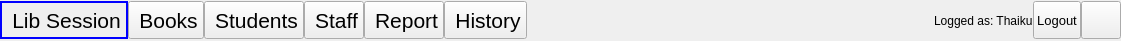
     <widget class="QWidget" name="menuBar" native="true">
      <property name="sizePolicy">
       <sizepolicy hsizetype="Expanding" vsizetype="Expanding">
        <horstretch>0</horstretch>
        <verstretch>0</verstretch>
       </sizepolicy>
      </property>
      <property name="maximumSize">
       <size>
        <width>2000</width>
        <height>41</height>
       </size>
      </property>
      <property name="autoFillBackground">
       <bool>false</bool>
      </property>
      <property name="styleSheet">
       <string notr="true">#menuBar {
	margin: 0px;
}

#menuBar QPushButton{
	margin:0px;
}</string>
      </property>
      <layout class="QHBoxLayout" name="horizontalLayout" stretch="0,0,0,0,0,0,0,0,0,0">
       <property name="spacing">
        <number>0</number>
       </property>
       <property name="leftMargin">
        <number>0</number>
       </property>
       <property name="topMargin">
        <number>0</number>
       </property>
       <property name="rightMargin">
        <number>0</number>
       </property>
       <property name="bottomMargin">
        <number>0</number>
       </property>
       <item>
        <widget class="QPushButton" name="btnLibSession">
         <property name="sizePolicy">
          <sizepolicy hsizetype="Expanding" vsizetype="Expanding">
           <horstretch>0</horstretch>
           <verstretch>0</verstretch>
          </sizepolicy>
         </property>
         <property name="maximumSize">
          <size>
           <width>200</width>
           <height>38</height>
          </size>
         </property>
         <property name="font">
          <font>
           <pointsize>16</pointsize>
          </font>
         </property>
         <property name="autoFillBackground">
          <bool>false</bool>
         </property>
         <property name="styleSheet">
          <string notr="true">padding-left:10px;
border:2px solid blue;
padding-right:5px;</string>
         </property>
         <property name="text">
          <string>Lib Session</string>
         </property>
         <property name="icon">
          <iconset theme="icon.jpg">
           <normaloff>../../../../../.designer/backup</normaloff>../../../../../.designer/backup</iconset>
         </property>
         <property name="autoDefault">
          <bool>true</bool>
         </property>
        </widget>
       </item>
       <item>
        <widget class="QPushButton" name="btnBooks">
         <property name="sizePolicy">
          <sizepolicy hsizetype="Expanding" vsizetype="Expanding">
           <horstretch>0</horstretch>
           <verstretch>0</verstretch>
          </sizepolicy>
         </property>
         <property name="maximumSize">
          <size>
           <width>200</width>
           <height>38</height>
          </size>
         </property>
         <property name="font">
          <font>
           <pointsize>16</pointsize>
          </font>
         </property>
         <property name="autoFillBackground">
          <bool>false</bool>
         </property>
         <property name="styleSheet">
          <string notr="true">padding-left:10px;
padding-right:5px;</string>
         </property>
         <property name="text">
          <string>Books</string>
         </property>
         <property name="autoDefault">
          <bool>false</bool>
         </property>
        </widget>
       </item>
       <item>
        <widget class="QPushButton" name="btnStudents">
         <property name="sizePolicy">
          <sizepolicy hsizetype="Expanding" vsizetype="Ignored">
           <horstretch>0</horstretch>
           <verstretch>0</verstretch>
          </sizepolicy>
         </property>
         <property name="maximumSize">
          <size>
           <width>200</width>
           <height>38</height>
          </size>
         </property>
         <property name="font">
          <font>
           <pointsize>16</pointsize>
          </font>
         </property>
         <property name="autoFillBackground">
          <bool>false</bool>
         </property>
         <property name="styleSheet">
          <string notr="true">padding-left:10px;
padding-right:5px;</string>
         </property>
         <property name="text">
          <string>Students</string>
         </property>
         <property name="autoDefault">
          <bool>false</bool>
         </property>
        </widget>
       </item>
       <item>
        <widget class="QPushButton" name="btnStaff">
         <property name="sizePolicy">
          <sizepolicy hsizetype="Expanding" vsizetype="Fixed">
           <horstretch>0</horstretch>
           <verstretch>0</verstretch>
          </sizepolicy>
         </property>
         <property name="maximumSize">
          <size>
           <width>200</width>
           <height>38</height>
          </size>
         </property>
         <property name="font">
          <font>
           <pointsize>16</pointsize>
          </font>
         </property>
         <property name="autoFillBackground">
          <bool>false</bool>
         </property>
         <property name="styleSheet">
          <string notr="true">padding-left:10px;
padding-right:5px;</string>
         </property>
         <property name="text">
          <string>Staff</string>
         </property>
         <property name="autoDefault">
          <bool>false</bool>
         </property>
        </widget>
       </item>
       <item>
        <widget class="QPushButton" name="btnReport">
         <property name="sizePolicy">
          <sizepolicy hsizetype="Expanding" vsizetype="Fixed">
           <horstretch>0</horstretch>
           <verstretch>0</verstretch>
          </sizepolicy>
         </property>
         <property name="maximumSize">
          <size>
           <width>200</width>
           <height>38</height>
          </size>
         </property>
         <property name="font">
          <font>
           <pointsize>16</pointsize>
          </font>
         </property>
         <property name="autoFillBackground">
          <bool>false</bool>
         </property>
         <property name="styleSheet">
          <string notr="true">padding-left:10px;
padding-right:5px;</string>
         </property>
         <property name="text">
          <string>Report</string>
         </property>
         <property name="icon">
          <iconset>
           <normalon>:/images/statistics.png</normalon>
          </iconset>
         </property>
         <property name="iconSize">
          <size>
           <width>24</width>
           <height>24</height>
          </size>
         </property>
         <property name="autoDefault">
          <bool>false</bool>
         </property>
        </widget>
       </item>
       <item>
        <widget class="QPushButton" name="btnHistory">
         <property name="sizePolicy">
          <sizepolicy hsizetype="Expanding" vsizetype="Fixed">
           <horstretch>0</horstretch>
           <verstretch>0</verstretch>
          </sizepolicy>
         </property>
         <property name="maximumSize">
          <size>
           <width>200</width>
           <height>38</height>
          </size>
         </property>
         <property name="font">
          <font>
           <pointsize>16</pointsize>
          </font>
         </property>
         <property name="autoFillBackground">
          <bool>false</bool>
         </property>
         <property name="styleSheet">
          <string notr="true">padding-left:10px;
padding-right:5px;</string>
         </property>
         <property name="text">
          <string>History</string>
         </property>
         <property name="icon">
          <iconset>
           <normalon>:/images/ancient-scroll.png</normalon>
          </iconset>
         </property>
         <property name="iconSize">
          <size>
           <width>24</width>
           <height>24</height>
          </size>
         </property>
         <property name="autoDefault">
          <bool>false</bool>
         </property>
        </widget>
       </item>
       <item>
        <spacer name="horizontalSpacer">
         <property name="maximumSize">
          <size>
           <width>407</width>
           <height>41</height>
          </size>
         </property>
         <property name="autoFillBackground">
          <bool>false</bool>
         </property>
         <property name="orientation">
          <enum>Qt::Horizontal</enum>
         </property>
         <property name="sizeHint" stdset="0">
          <size>
           <width>40</width>
           <height>20</height>
          </size>
         </property>
        </spacer>
       </item>
       <item>
        <widget class="QLabel" name="lblLoginName">
         <property name="text">
          <string>Logged as: Thaiku</string>
         </property>
        </widget>
       </item>
       <item>
        <widget class="QPushButton" name="btnLogout">
         <property name="sizePolicy">
          <sizepolicy hsizetype="Expanding" vsizetype="Fixed">
           <horstretch>0</horstretch>
           <verstretch>0</verstretch>
          </sizepolicy>
         </property>
         <property name="maximumSize">
          <size>
           <width>90</width>
           <height>38</height>
          </size>
         </property>
         <property name="font">
          <font>
           <pointsize>-1</pointsize>
          </font>
         </property>
         <property name="autoFillBackground">
          <bool>false</bool>
         </property>
         <property name="styleSheet">
          <string notr="true">padding-left:3px;
padding-right:3px;
font-size:13px;</string>
         </property>
         <property name="text">
          <string>Logout</string>
         </property>
         <property name="icon">
          <iconset>
           <normalon>:/images/exit.png</normalon>
          </iconset>
         </property>
         <property name="iconSize">
          <size>
           <width>24</width>
           <height>24</height>
          </size>
         </property>
         <property name="autoDefault">
          <bool>false</bool>
         </property>
        </widget>
       </item>
       <item>
        <widget class="QPushButton" name="btnUsers">
         <property name="sizePolicy">
          <sizepolicy hsizetype="Expanding" vsizetype="Expanding">
           <horstretch>0</horstretch>
           <verstretch>0</verstretch>
          </sizepolicy>
         </property>
         <property name="maximumSize">
          <size>
           <width>40</width>
           <height>38</height>
          </size>
         </property>
         <property name="font">
          <font>
           <pointsize>16</pointsize>
          </font>
         </property>
         <property name="toolTip">
          <string comment="Hello world" extracomment="Settings"/>
         </property>
         <property name="toolTipDuration">
          <number>30</number>
         </property>
         <property name="accessibleName">
          <string>hello_world</string>
         </property>
         <property name="autoFillBackground">
          <bool>false</bool>
         </property>
         <property name="styleSheet">
          <string notr="true"/>
         </property>
         <property name="text">
          <string/>
         </property>
         <property name="iconSize">
          <size>
           <width>24</width>
           <height>24</height>
          </size>
         </property>
        </widget>
       </item>
      </layout>
     </widget>
